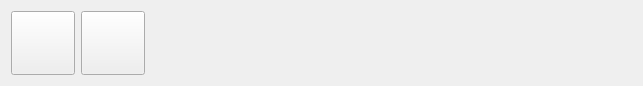
<?xml version="1.0" encoding="UTF-8"?>
<ui version="4.0">
 <class>StatusBar</class>
 <widget class="QWidget" name="StatusBar">
  <property name="geometry">
   <rect>
    <x>0</x>
    <y>0</y>
    <width>643</width>
    <height>84</height>
   </rect>
  </property>
  <layout class="QGridLayout" name="gridLayout">
   <item row="0" column="0">
    <layout class="QHBoxLayout" name="horizontalLayout">
     <item>
      <widget class="QPushButton" name="homeButton">
       <property name="minimumSize">
        <size>
         <width>64</width>
         <height>64</height>
        </size>
       </property>
       <property name="maximumSize">
        <size>
         <width>64</width>
         <height>64</height>
        </size>
       </property>
      </widget>
     </item>
     <item>
      <widget class="QPushButton" name="backButton">
       <property name="minimumSize">
        <size>
         <width>64</width>
         <height>64</height>
        </size>
       </property>
       <property name="maximumSize">
        <size>
         <width>64</width>
         <height>64</height>
        </size>
       </property>
       <property name="icon">
        <iconset>
         <normaloff>:/HAC01/go-back.png</normaloff>:/HAC01/go-back.png</iconset>
       </property>
       <property name="iconSize">
        <size>
         <width>32</width>
         <height>32</height>
        </size>
       </property>
      </widget>
     </item>
     <item>
      <spacer name="horizontalSpacer_2">
       <property name="orientation">
        <enum>Qt::Horizontal</enum>
       </property>
       <property name="sizeHint" stdset="0">
        <size>
         <width>40</width>
         <height>20</height>
        </size>
       </property>
      </spacer>
     </item>
     <item>
      <widget class="QLabel" name="stageLabel">
       <property name="minimumSize">
        <size>
         <width>40</width>
         <height>40</height>
        </size>
       </property>
       <property name="maximumSize">
        <size>
         <width>16777215</width>
         <height>40</height>
        </size>
       </property>
      </widget>
     </item>
     <item>
      <widget class="QLabel" name="statusLabel">
       <property name="minimumSize">
        <size>
         <width>40</width>
         <height>40</height>
        </size>
       </property>
       <property name="maximumSize">
        <size>
         <width>40</width>
         <height>40</height>
        </size>
       </property>
      </widget>
     </item>
     <item>
      <widget class="HacDateTimeLabel" name="clockLabel"/>
     </item>
    </layout>
   </item>
  </layout>
 </widget>
 <customwidgets>
  <customwidget>
   <class>HacDateTimeLabel</class>
   <extends>QLabel</extends>
   <header>hacdatetimelabel.h</header>
  </customwidget>
 </customwidgets>
 <resources>
  <include location="../res/hacserver.qrc"/>
 </resources>
 <connections/>
</ui>
